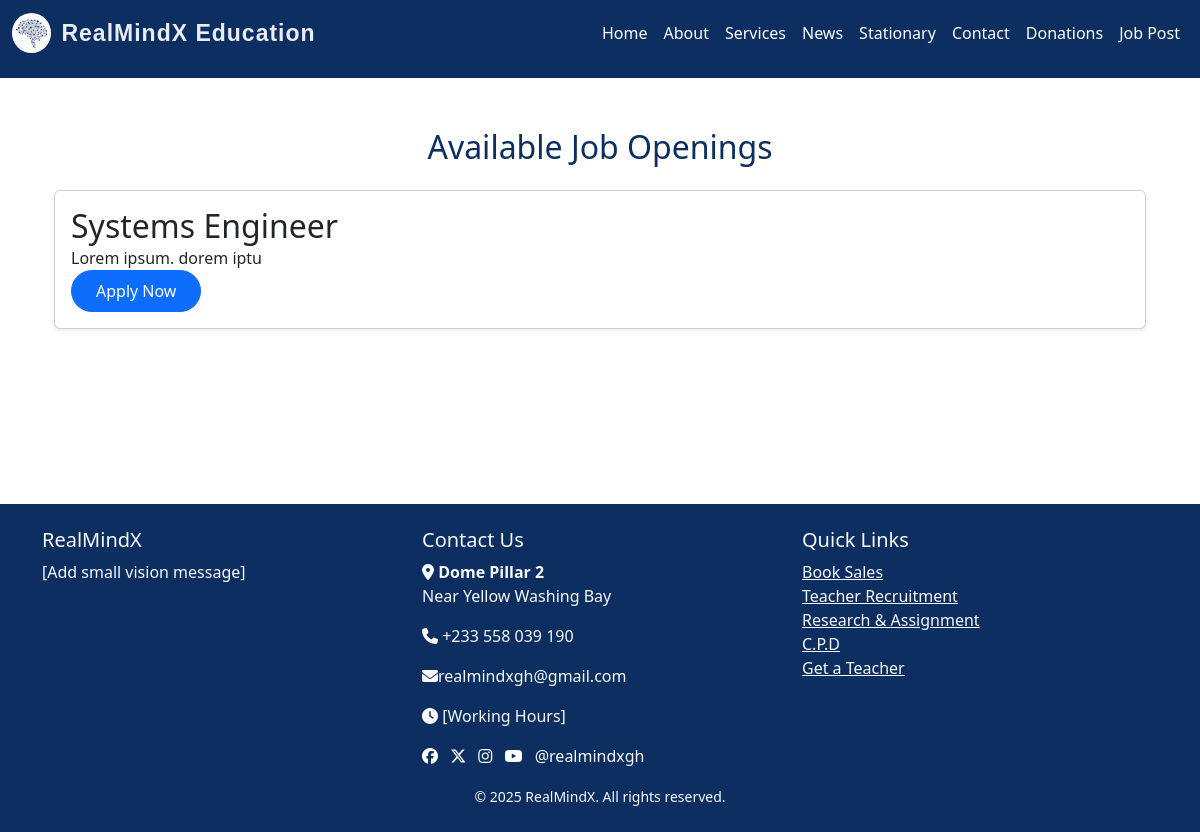
The page /job on the database as committed earlier.
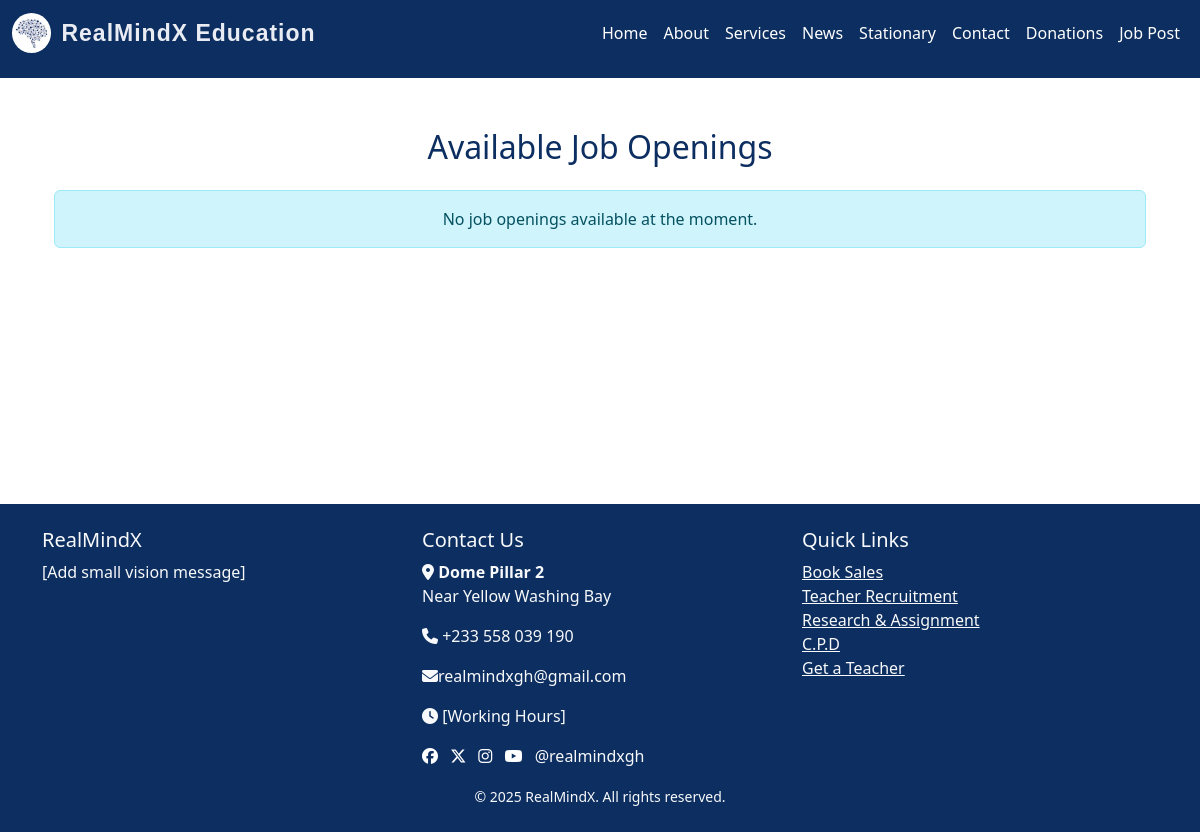
The same page on the database as committed later.
### models.py (models this page shows)
class JobPost(db.Model):
    id = db.Column(db.Integer, primary_key=True)
    title = db.Column(db.String(150), nullable=False)
    description = db.Column(db.Text, nullable=False)
    job_type = db.Column(db.String(50))
    requirements = db.Column(db.Text, nullable=False)
    date_posted = db.Column(db.DateTime, default=datetime.utcnow)
    admin_id = db.Column(db.Integer, db.ForeignKey('admin.id'), nullable=False)
    applications = db.relationship('Application', backref='job', cascade='all, delete-orphan', lazy=True)

### routes.py (the view)
@app.route("/job")
def job():
    jobs = JobPost.query.order_by(JobPost.id.desc()).all()  # fetch all jobs
    return render_template("jobs.html", title="Job", jobs=jobs)

### templates/jobs.html
{% extends 'index.html' %}
{% block content %}
<div class="container mt-4">
    <h2 class="text-center mb-4">Available Job Openings</h2>
    {% for job in jobs %}
    <div class="card mb-3 shadow-sm">
        <div class="card-body">
            <h2 class="card-title">{{ job.title }}</h2>
            <p class="card-title">{{ job.description[:100] }}</p>
            <form action="{{ url_for('apply_homepage', job_id=job.id) }}" method="post">
                <button type="submit" class="btn btn-primary rounded-pill px-4 py-2">
                    Apply Now
                </button>
            </form>
        </div>
    </div>
    {% else %}
    <div class="alert alert-info text-center" role="alert">
        No job openings available at the moment.
    </div>
    {% endfor %}
</div>
{% endblock %}

Rows that differ between the two databases and show on the page:
removed JobPost: title "Systems Engineer", description "Lorem ipsum. dorem iptu"
Other text that changed with them:
text now shown: "No job openings available at the moment."
